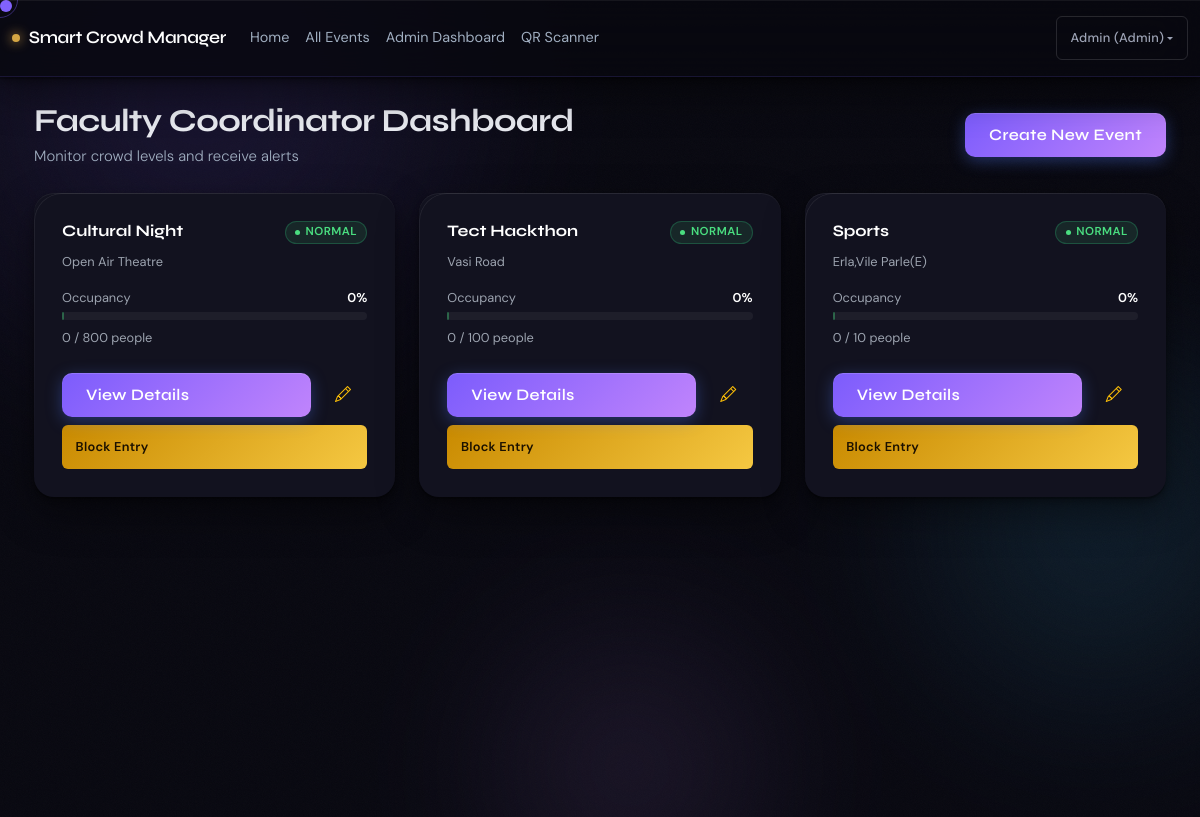
The page /faculty/dashboard (signed in) on the database its author committed.
### app.py (models this page shows, shortened)
class User(UserMixin, db.Model):
    id = db.Column(db.Integer, primary_key=True)
    name = db.Column(db.String(120), nullable=False)
    email = db.Column(db.String(120), unique=True, nullable=False)
    password_hash = db.Column(db.String(255), nullable=False)
    roll_number = db.Column(db.String(50), nullable=True)  # College roll number
    role = db.Column(db.String(20), nullable=False, default="student")  # student, admin, faculty_coordinator, volunteer, security, host, canteen_owner
    is_guest = db.Column(db.Boolean, default=False)  # For temporary guest/alumni passes
    events = db.relationship("Event", back_populates="host", lazy=True)
    tickets = db.relationship("Ticket", back_populates="student", lazy=True)

class Event(db.Model):
    id = db.Column(db.Integer, primary_key=True)
    name = db.Column(db.String(120), nullable=False)
    location = db.Column(db.String(200), nullable=False)
    start_time = db.Column(db.DateTime, nullable=False)
    end_time = db.Column(db.DateTime, nullable=False)
    max_capacity = db.Column(db.Integer, nullable=False)
    safe_threshold = db.Column(db.Float, default=0.7)  # 70%
    warning_threshold = db.Column(db.Float, default=0.9)  # 90%
    current_count = db.Column(db.Integer, default=0)
    entry_blocked = db.Column(db.Boolean, default=False)  # Admin can block entry
    host_id = db.Column(db.Integer, db.ForeignKey("user.id"), nullable=True)
    event_type = db.Column(db.String(50), default="general")  # cultural, technical, sports, seminar, convocation
    poster_filename = db.Column(db.String(255), nullable=True)
    is_paid = db.Column(db.Boolean, default=False)
    price = db.Column(db.Float, default=0.0)
    is_group_event = db.Column(db.Boolean, default=False)
    group_size = db.Column(db.Integer, default=1)  # Max members per group registration
    host = db.relationship("User", back_populates="events")
    tickets = db.relationship("Ticket", back_populates="event", lazy=True, cascade="all, delete-orphan")
    zones = db.relationship("Zone", back_populates="event", lazy=True, cascade="all, delete-orphan")
    time_slots = db.relationship("TimeSlot", back_populates="event", lazy=True, cascade="all, delete-orphan")
    gates = db.relationship("Gate", back_populates="event", lazy=True, cascade="all, delete-orphan")
    @property
    def occupancy_ratio(self) -> float:
        if self.max_capacity <= 0:
            return 0.0
        return self.current_count / self.max_capacity
    @property
    def status(self) -> str:
        if self.entry_blocked:
            return "blocked"
        ratio = self.occupancy_ratio
        if ratio < self.safe_threshold:
            return "normal"
        if ratio < self.warning_threshold:
            return "warning"
        return "critical"

### app.py (the view)
        def wrapper(*args, **kwargs):
            if not current_user.is_authenticated:
                flash("Please log in to access this page.", "danger")
                return redirect(url_for("login"))
            if current_user.role not in allowed_roles:
                flash("You don't have permission to access this page.", "danger")
                return redirect(url_for("index"))
            return f(*args, **kwargs)

### app.py (called while the page is built)
@login_manager.user_loader
def load_user(user_id: str):
    return db.session.get(User, int(user_id))

@app.context_processor
def inject_now():
    return {"now": datetime.now()}

def require_role(*allowed_roles):
    def decorator(f):
        def wrapper(*args, **kwargs):
            if not current_user.is_authenticated:
                flash("Please log in to access this page.", "danger")
                return redirect(url_for("login"))
            if current_user.role not in allowed_roles:
                flash("You don't have permission to access this page.", "danger")
                return redirect(url_for("index"))
            return f(*args, **kwargs)
        wrapper.__name__ = f.__name__
        return wrapper
    return decorator

@app.route("/faculty/dashboard")
@login_required
@require_role("faculty_coordinator", "admin")
def faculty_dashboard():
    now = datetime.now()
    events = Event.query.filter(Event.end_time >= now).order_by(Event.start_time.desc()).all()
    return render_template("faculty_dashboard.html", events=events, now=now)

### templates/faculty_dashboard.html (shortened to what this page needs)
{% extends "base.html" %}
{% block content %}
<div class="mb-4 page-header d-flex justify-content-between align-items-center reveal">
  <div>
    <h1 class="h3 mb-1 fw-bold" style="font-family: 'Syne', sans-serif;">Faculty Coordinator Dashboard</h1>
    <p class="text-muted mb-0">Monitor crowd levels and receive alerts</p>
  </div>
  <button class="btn btn-primary" data-bs-toggle="modal" data-bs-target="#createEventModal">Create New Event</button>
</div>
<div class="row g-4 reveal reveal-delay-1">
  {% for event in events %}
  <div class="col-md-6 col-lg-4">
    <div class="card shadow-sm h-100 border-0">
      <div class="card-body">
        <div class="d-flex justify-content-between align-items-start mb-2">
          <h3 class="h6 mb-0 fw-bold text-white" style="font-family: 'Syne', sans-serif;">{{ event.name }}</h3>
          <span class="badge status-badge status-{{ event.status }}">
            {{ event.status|capitalize }}
          </span>
        </div>
        <p class="text-muted small mb-3">{{ event.location }}</p>
        <div class="mb-3">
          <div class="d-flex justify-content-between small mb-1">
            <span class="text-muted">Occupancy</span>
            <span class="fw-semibold text-white">{{ (event.occupancy_ratio * 100) | round(0) | int }}%</span>
          </div>
          <div class="progress" style="height: 8px;">
            <div class="progress-bar status-{{ event.status }}" style="width: {{ (event.occupancy_ratio * 100) | round(0) | int }}%;"></div>
          </div>
          <div class="small text-muted mt-2">
            {{ event.current_count }} / {{ event.max_capacity }} people
          </div>
        </div>
        <div class="mt-4">
          <div class="d-flex gap-2 mb-2">
            <a href="{{ url_for('event_detail', event_id=event.id) }}" class="btn btn-primary flex-grow-1">View Details</a>
            <a href="{{ url_for('edit_event', event_id=event.id) }}" class="btn btn-outline-warning px-3 d-flex align-items-center justify-content-center" title="Edit Event">
              <i class="bi bi-pencil"></i>
            </a>
          </div>
          {% if event.entry_blocked %}
          <form method="post" action="{{ url_for('unblock_event_entry', event_id=event.id) }}">
            <button type="submit" class="btn btn-sm btn-success w-100">Unblock Entry</button>
          </form>
          {% else %}
          <form method="post" action="{{ url_for('block_event_entry', event_id=event.id) }}">
            <button type="submit" class="btn btn-sm btn-warning w-100">Block Entry</button>
          </form>
          {% endif %}
        </div>
      </div>
    </div>
  </div>
  {% endfor %}
</div>
{% endblock %}

### templates/base.html (shortened to what this page needs)
<!DOCTYPE html>
<html lang="en">
  <head>
    <link
      href="https://cdn.jsdelivr.net/npm/bootstrap@5.3.3/dist/css/bootstrap.min.css"
      rel="stylesheet"
    />
    <link rel="stylesheet" href="https://cdn.jsdelivr.net/npm/bootstrap-icons@1.11.3/font/bootstrap-icons.min.css">
    <link
      rel="stylesheet"
      href="{{ url_for('static', filename='css/style.css') }}"
    />
    <link
      rel="stylesheet"
      href="{{ url_for('static', filename='css/obsidian.css') }}"
    />
  </head>
  <body>
    <div class="bg-canvas">
      <div class="orb orb-2"></div>
      <div class="orb orb-3"></div>
    </div>
    <div class="cursor" id="cursor"></div>
    <div class="cursor-trail" id="cursorTrail"></div>
    <nav class="navbar navbar-expand-lg navbar-dark bg-dark shadow-sm">
      <div class="container-fluid">
        <a class="navbar-brand fw-semibold" href="{{ url_for('index') }}">
          Smart Crowd Manager
        </a>
        <div class="collapse navbar-collapse" id="mainNavbar">
          <ul class="navbar-nav me-auto mb-2 mb-lg-0">
            <li class="nav-item">
              <a class="nav-link" href="{{ url_for('index') }}">Home</a>
            </li>
            <li class="nav-item">
              <a class="nav-link" href="{{ url_for('event_listing') }}">All Events</a>
            </li>
            {% if current_user.is_authenticated %}
            {% if current_user.role == 'student' %}
            <li class="nav-item">
              <a class="nav-link" href="{{ url_for('my_tickets') }}">My Tickets & Vouchers</a>
            </li>
            {% elif current_user.role == 'admin' %}
            <li class="nav-item">
              <a class="nav-link" href="{{ url_for('admin_dashboard') }}">Admin Dashboard</a>
            </li>
            {% elif current_user.role == 'faculty_coordinator' %}
            <li class="nav-item">
              <a class="nav-link" href="{{ url_for('faculty_dashboard') }}">Faculty Dashboard</a>
            </li>
            {% elif current_user.role == 'host' %}
            <li class="nav-item">
              <a class="nav-link" href="{{ url_for('host_dashboard') }}">Host Dashboard</a>
            </li>
            {% elif current_user.role == 'security' %}
            <li class="nav-item">
              <a class="nav-link" href="{{ url_for('security_dashboard') }}">Security Dashboard</a>
            </li>
            {% elif current_user.role == 'canteen_owner' %}
            <li class="nav-item">
              <a class="nav-link" href="{{ url_for('canteen_dashboard') }}">Canteen Dashboard</a>
            </li>
            {% endif %}
            {% if current_user.role in ['host', 'security', 'admin', 'volunteer'] %}
            <li class="nav-item">
              <a class="nav-link" href="{{ url_for('volunteer_scanner') }}">QR Scanner</a>
            </li>
            {% endif %}
            {% endif %}
          </ul>
          <div class="d-flex align-items-center gap-3">
          {% if current_user.is_authenticated %}
          <div class="dropdown">
            <button class="btn btn-sm btn-outline-light dropdown-toggle" type="button" data-bs-toggle="dropdown">
              {{ current_user.name }} ({{ current_user.role|replace('_', ' ')|title }})
            </button>
          </div>
          {% endif %}
          </div>
        </div>
      </div>
    </nav>
    <main class="py-4">
      <div class="container">
        {% block content %}{% endblock %}
      </div>
    </main>
  </body>
</html>

### static/css/style.css (style rules this page uses)
body { margin: 0; font-family: system-ui, -apple-system, BlinkMacSystemFont, "Segoe UI", sans-serif; background: radial-gradient(circle at top left, #0f172a, #020617 55%, #020617); color: #0f172a; }
.navbar { background: linear-gradient(90deg, #020617, #111827); }
.navbar-brand { letter-spacing: 0.03em; font-size: 1.05rem; }
main { min-height: 100vh; }
main .container { max-width: 1120px; }
.page-header { color: #e5e7eb; }
.page-header h1 { font-weight: 650; }
.page-header p { color: #9ca3af; }
.card { border-radius: 1rem; border: 1px solid rgba(148, 163, 184, 0.25); background: radial-gradient(circle at top left, rgba(148, 163, 184, 0.18), rgba(15, 23, 42, 0.96)); color: #e5e7eb; box-shadow: 0 18px 45px rgba(15, 23, 42, 0.65); backdrop-filter: blur(16px); }
.card-body { padding: 1.4rem 1.5rem; }
.card h2, .card h3, .card h4, .card h5 { color: #f9fafb; }
.status-normal { background-color: #22c55e !important; }
.status-badge { border-radius: 999px; padding: 0.25rem 0.7rem; font-size: 0.75rem; font-weight: 600; border: 1px solid transparent; }
.status-badge.status-normal { color: #bbf7d0; background-color: rgba(22, 163, 74, 0.12); border-color: rgba(22, 163, 74, 0.35); }
.card .text-muted { color: #9ca3af !important; }
.btn-primary { background: linear-gradient(135deg, #2563eb, #4f46e5); border: none; box-shadow: 0 10px 25px rgba(37, 99, 235, 0.45); }
.shadow-sm { box-shadow: 0 18px 45px rgba(15, 23, 42, 0.6) !important; }

### templates/base.html (style rules this page uses)
:root { --bg: #080810; --surface: #0e0e1a; --card: #12121f; --border: rgba(120,100,255,0.15); --accent: #7c5cfc; --accent2: #c084fc; --accent3: #38bdf8; --text: #ffffff; --muted: #a0aec0; --glow: rgba(124,92,252,0.4); --primary-color: var(--accent); --secondary-color: var(--accent2); --accent-color: var(--accent3); --success-color: #4caf50; --warning-color: #ff9800; --danger-color: #f44336; --bg-light: var(--bg); --text-dark: var(--text); }
body { background: var(--bg); color: var(--text); font-family: 'DM Sans', sans-serif; overflow-x: hidden; min-height: 100vh; cursor: none; }
.cursor { width: 12px; height: 12px; background: var(--accent); border-radius: 50%; position: fixed; top: 0; left: 0; pointer-events: none; z-index: 9999; transition: transform 0.1s ease; mix-blend-mode: screen; }
.cursor-trail { width: 36px; height: 36px; border: 1px solid rgba(124,92,252,0.4); border-radius: 50%; position: fixed; top: 0; left: 0; pointer-events: none; z-index: 9998; transition: transform 0.25s ease, width 0.2s, height 0.2s; }
.card { background: var(--card); border: 1px solid var(--border); border-radius: 20px; color: var(--text) !important; box-shadow: 0 16px 40px rgba(0,0,0,0.4); transition: transform 0.3s cubic-bezier(0.16,1,0.3,1), border-color 0.3s; }
.navbar { background: rgba(8,8,16,0.8) !important; backdrop-filter: blur(20px); border-bottom: 1px solid var(--border); padding: 1rem 0; }
.navbar-brand { font-family: 'Syne', sans-serif; font-weight: 800; letter-spacing: -0.02em; color: var(--text) !important; }
.nav-link { color: var(--muted) !important; font-size: 0.9rem; transition: color 0.2s; }
.btn-primary { background: linear-gradient(135deg, var(--accent), var(--accent2)); border: none; border-radius: 10px; font-family: 'Syne', sans-serif; font-weight: 600; padding: 0.6rem 1.5rem; color: #fff !important; transition: transform 0.2s, box-shadow 0.2s; }
.text-muted { color: var(--muted) !important; }
.text-white { color: #ffffff !important; }
.badge { border-radius: 100px; padding: 0.4em 0.8em; font-weight: 600; }
.status-normal, .bg-success { background: rgba(74,222,128,0.1) !important; color: #4ade80 !important; border: 1px solid rgba(74,222,128,0.3); }
.bg-canvas { position: fixed; inset: 0; z-index: -1; overflow: hidden; pointer-events: none; }
.orb { position: absolute; border-radius: 50%; filter: blur(80px); opacity: 0.15; animation: drift 20s ease-in-out infinite alternate; }
.orb-2 { width: 400px; height: 400px; background: radial-gradient(circle, var(--accent3), transparent); top: 40%; right: -100px; animation-delay: -7s; }
.orb-3 { width: 300px; height: 300px; background: radial-gradient(circle, var(--accent2), transparent); bottom: -100px; left: 40%; animation-delay: -14s; }
.progress { background: rgba(255,255,255,0.05); border-radius: 100px; height: 8px; }
.progress-bar { border-radius: 100px; }
.btn, .nav-link, .dropdown-item { min-height: 44px; display: flex; align-items: center; }

### rows shown on the page
User: name "Admin", role "Admin"
Event: name "Cultural Night", status "NORMAL", location "Open Air Theatre", (event.occupancy_ratio*100)|round(0)|int "0", current_count "0", max_capacity "800"
Event: name "Tect Hackthon", status "NORMAL", location "Vasi Road", (event.occupancy_ratio*100)|round(0)|int "0", current_count "0", max_capacity "100"
Event: name "Sports", status "NORMAL", location "Erla,Vile Parle(E)", (event.occupancy_ratio*100)|round(0)|int "0", current_count "0", max_capacity "10"
